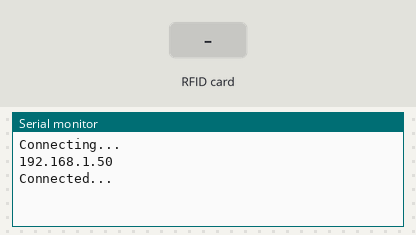
The sketch below on a simulated ESP8266 (NodeMCU). On the bench: the last lines printed to the serial monitor. The inputs (shaded band) are chosen by the test bench. WiFi joins after 1.5 s; servers stay silent unless stated.

Above: at 13.2 s.
13.3 s: RFID card 12 34 56 78 held to the reader
At 14.6 s:
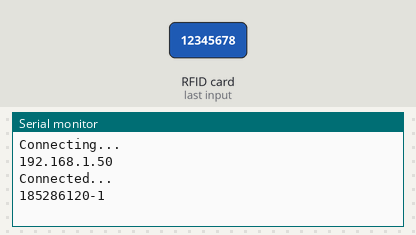
14.8 s: RFID card 5E 7A 19 C4 held to the reader
At 15.8 s:
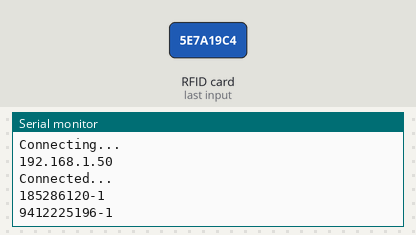

The sketch:

arduino_payment_code.ino
```cpp
/*
SDA - D4
SCK - D5
MOSI - D7
MISO - D6

GND - GND
RST - D3
3.3V - 3.3V
*/

//RFID Configuration
#include <SPI.h>
#include <MFRC522.h>
//RFID Wifi
#include <ESP8266WiFi.h>
#include <ESP8266HTTPClient.h>
#include <WiFiClient.h>


const char* ssid = "Mi 10T Lite";
const char* password = "12345678";
String serverName = "http://192.168.33.228:8000/send_card_id/";

constexpr uint8_t RST_PIN = D3;
constexpr uint8_t SS_PIN = D4;

MFRC522 rfid(SS_PIN, RST_PIN);
MFRC522::MIFARE_Key key;

String tag;
String oldID = "111";
void setup() {
  Serial.begin(115200);
  SPI.begin(); // Init SPI bus
  delay(2000);
  rfid.PCD_Init(); // Init MFRC522

  WiFi.begin(ssid, password);
  Serial.println("Connecting...");

  delay(10000);
  Serial.println(WiFi.localIP());
  Serial.println("Connected...");
}

void loop() {
  delay(1000);
  if ( ! rfid.PICC_IsNewCardPresent())
    return;
  if ( ! rfid.PICC_ReadCardSerial())
    return;

  for (byte i = 0; i < 4; i++) {
    tag += rfid.uid.uidByte[i];
  }
  Serial.print(tag);
  SendAPI(tag);
  tag = "";

}

void SendAPI(String code){
  if(code != oldID){
    oldID = code;
    if(WiFi.status()== WL_CONNECTED){
      int httpResponseCode = 0;
      WiFiClient client;
      HTTPClient http;

      String URL = serverName + code;

      http.begin(client, URL.c_str());

      httpResponseCode = http.GET();
      String payload = http.getString();

      Serial.println(httpResponseCode);
      Serial.println(payload);
    }

    else{
      Serial.println("FUckkkkk");
    }
  }
}
```

Measured:
- after the input at 13.3 s, the serial monitor: prints a new line after 0.78 s (image 1)
- after the input at 14.8 s, the serial monitor: prints a new line after 0.48 s (image 2)
